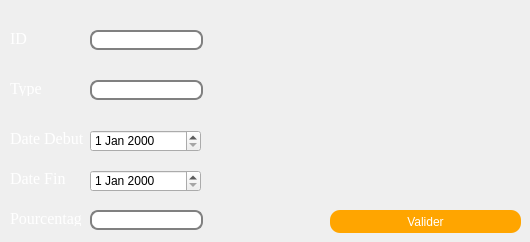
     <widget class="QWidget" name="tab_20">
      <attribute name="title">
       <string>Ajouter</string>
      </attribute>
      <widget class="QLabel" name="label_47">
       <property name="geometry">
        <rect>
         <x>10</x>
         <y>30</y>
         <width>61</width>
         <height>16</height>
        </rect>
       </property>
       <property name="font">
        <font>
         <family>Times New Roman</family>
         <pointsize>12</pointsize>
        </font>
       </property>
       <property name="styleSheet">
        <string notr="true">*{
color:rgb(255, 255, 255);

}</string>
       </property>
       <property name="text">
        <string>ID</string>
       </property>
      </widget>
      <widget class="QLabel" name="label_48">
       <property name="geometry">
        <rect>
         <x>10</x>
         <y>80</y>
         <width>61</width>
         <height>16</height>
        </rect>
       </property>
       <property name="font">
        <font>
         <family>Times New Roman</family>
         <pointsize>12</pointsize>
        </font>
       </property>
       <property name="styleSheet">
        <string notr="true">*{
color:rgb(255, 255, 255);

}
</string>
       </property>
       <property name="text">
        <string>Type</string>
       </property>
      </widget>
      <widget class="QLabel" name="label_49">
       <property name="geometry">
        <rect>
         <x>10</x>
         <y>130</y>
         <width>81</width>
         <height>16</height>
        </rect>
       </property>
       <property name="font">
        <font>
         <family>Times New Roman</family>
         <pointsize>12</pointsize>
        </font>
       </property>
       <property name="styleSheet">
        <string notr="true">*{
color:rgb(255, 255, 255);

}
</string>
       </property>
       <property name="text">
        <string>Date Debut</string>
       </property>
      </widget>
      <widget class="QLineEdit" name="lineEdit_ID_ADD_teurs">
       <property name="geometry">
        <rect>
         <x>90</x>
         <y>30</y>
         <width>113</width>
         <height>20</height>
        </rect>
       </property>
       <property name="styleSheet">
        <string notr="true">QLineEdit {
padding: 1px;
border-style: solid;
border: 2px solid gray;
border-radius: 8px;
}</string>
       </property>
      </widget>
      <widget class="QLineEdit" name="lineEdit_nom_add_teurs">
       <property name="geometry">
        <rect>
         <x>90</x>
         <y>80</y>
         <width>113</width>
         <height>20</height>
        </rect>
       </property>
       <property name="styleSheet">
        <string notr="true">QLineEdit {
padding: 1px;
border-style: solid;
border: 2px solid gray;
border-radius: 8px;
}</string>
       </property>
      </widget>
      <widget class="QPushButton" name="pushButton_add_teurs">
       <property name="geometry">
        <rect>
         <x>330</x>
         <y>210</y>
         <width>191</width>
         <height>23</height>
        </rect>
       </property>
       <property name="styleSheet">
        <string notr="true">*{
color:rgb(255, 255, 255);

}
QPushButton {
border-radius: 10px;
background-color: orange;
}
QPushButton:hover{
background-color: rgb(255,165,0,0.5);
}</string>
       </property>
       <property name="text">
        <string>Valider</string>
       </property>
      </widget>
      <widget class="QLabel" name="label_50">
       <property name="geometry">
        <rect>
         <x>10</x>
         <y>170</y>
         <width>71</width>
         <height>16</height>
        </rect>
       </property>
       <property name="font">
        <font>
         <family>Times New Roman</family>
         <pointsize>12</pointsize>
        </font>
       </property>
       <property name="styleSheet">
        <string notr="true">*{
color:rgb(255, 255, 255);

}
</string>
       </property>
       <property name="text">
        <string>Date Fin</string>
       </property>
      </widget>
      <widget class="QLabel" name="label_51">
       <property name="geometry">
        <rect>
         <x>10</x>
         <y>210</y>
         <width>71</width>
         <height>16</height>
        </rect>
       </property>
       <property name="font">
        <font>
         <family>Times New Roman</family>
         <pointsize>12</pointsize>
        </font>
       </property>
       <property name="styleSheet">
        <string notr="true">*{
color:rgb(255, 255, 255);

}
</string>
       </property>
       <property name="text">
        <string>Pourcentage</string>
       </property>
      </widget>
      <widget class="QLineEdit" name="pourc_add">
       <property name="geometry">
        <rect>
         <x>90</x>
         <y>210</y>
         <width>113</width>
         <height>20</height>
        </rect>
       </property>
       <property name="styleSheet">
        <string notr="true">QLineEdit {
padding: 1px;
border-style: solid;
border: 2px solid gray;
border-radius: 8px;
}</string>
       </property>
      </widget>
      <widget class="QDateEdit" name="lineEdit_dom_add_teurs">
       <property name="geometry">
        <rect>
         <x>90</x>
         <y>130</y>
         <width>111</width>
         <height>22</height>
        </rect>
       </property>
       <property name="styleSheet">
        <string notr="true">QLineEdit {
padding: 1px;
border-style: solid;
border: 2px solid gray;
border-radius: 8px;
}</string>
       </property>
      </widget>
      <widget class="QDateEdit" name="datef_add">
       <property name="geometry">
        <rect>
         <x>90</x>
         <y>170</y>
         <width>111</width>
         <height>22</height>
        </rect>
       </property>
       <property name="styleSheet">
        <string notr="true">QLineEdit {
padding: 1px;
border-style: solid;
border: 2px solid gray;
border-radius: 8px;
}</string>
       </property>
      </widget>
     </widget>
